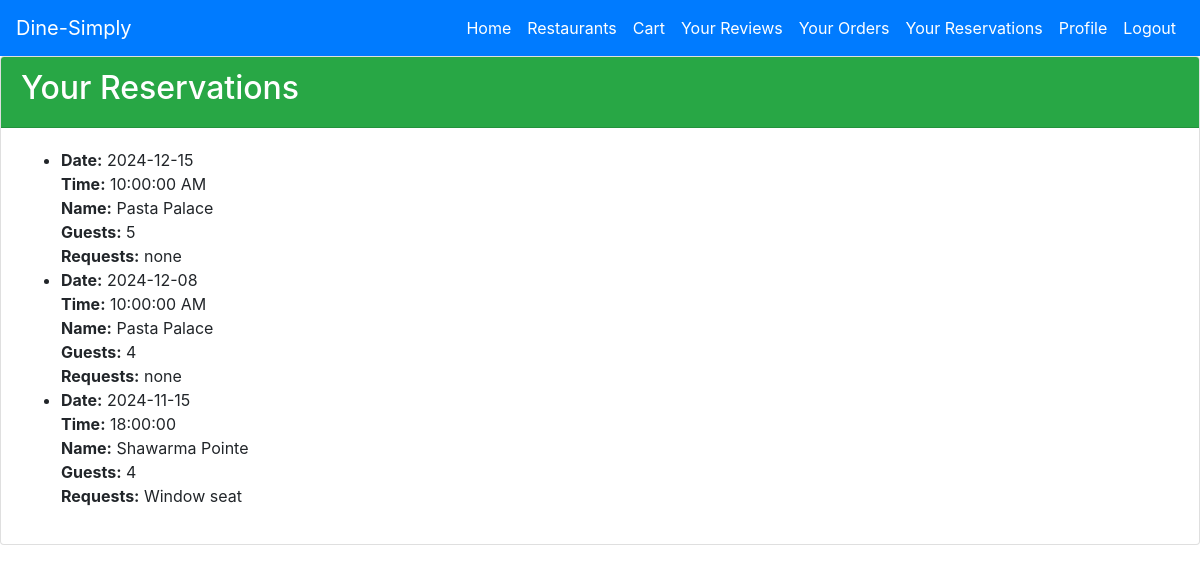
The page /reservations_all (signed in) on the database as committed earlier.
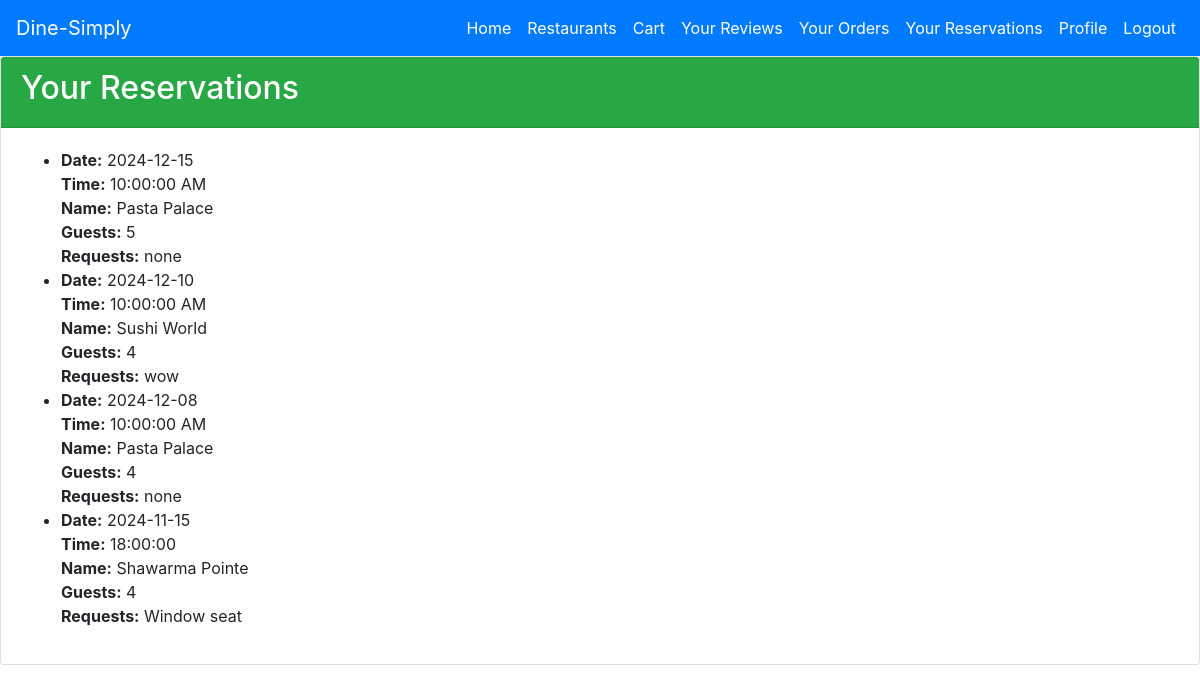
The same page on the database as committed later.
### tables this page shows
CREATE TABLE Reservation (
    ReservationID INTEGER PRIMARY KEY AUTOINCREMENT,
    UserID INT,
    RestaurantID INT,
    ReservationDate DATE,
    ReservationTime TIME,
    ReservationEndTime TIME,
    NumberOfGuests INT,
    SpecialRequests VARCHAR(255),
    FOREIGN KEY (UserID) REFERENCES User(UserID),
    FOREIGN KEY (RestaurantID) REFERENCES Restaurant(RestaurantID)
);

CREATE TABLE "Restaurant" (
    RestaurantID INTEGER PRIMARY KEY AUTOINCREMENT,
    Name VARCHAR(100) NOT NULL,
    Address VARCHAR(255),
    City VARCHAR(100),
    State VARCHAR(50),
    ZipCode VARCHAR(10),
    Website VARCHAR(255),
    Rating DOUBLE,
    CuisineType VARCHAR(50),
    Longitude DOUBLE,
    Latitude DOUBLE,
    NumberOfTables INT,
    MaxPeoplePerTable INT
);

### app.py (the view)
@app.route('/reservations_all')
@login_required
def reservations_all():
    conn = get_db_connection()
    reservations = conn.execute('''
        SELECT Reservation.*, Restaurant.Name as RestaurantName
        FROM Reservation
        JOIN Restaurant ON Reservation.RestaurantID = Restaurant.RestaurantID
        WHERE UserID = ?
        ORDER BY ReservationDate DESC, ReservationTime DESC
    ''', (current_user.id,)).fetchall()
    conn.close()
    return render_template('reservations_overall.html', reservations=reservations)

### app.py (called while the page is built)
def get_db_connection():
    conn = sqlite3.connect(db_path)
    conn.row_factory = sqlite3.Row
    return conn

@login_manager.user_loader
def load_user(user_id):
    return User.get(user_id)

def format_time(value):
    try:
        dt = datetime.strptime(value, '%H:%M')
        return dt.strftime('%I:%M:%S %p')
    except ValueError:
        return value  # Return the original value if parsing fails

    @staticmethod
    def get(user_id):
        conn = get_db_connection()
        user = conn.execute('SELECT * FROM User WHERE UserID = ?', (user_id,)).fetchone()
        conn.close()
        if user:
            return User(*user)
        return None

### templates/reservations_overall.html (shortened to what this page needs)
<!DOCTYPE html>
<html lang="en">
<head>
    <link rel="stylesheet" href="https://stackpath.bootstrapcdn.com/bootstrap/4.5.0/css/bootstrap.min.css">
</head>
<body>
    {% include 'navbar_customer.html' %}
    <div class="card">
        <div class="card-header bg-success text-white">
            <h2>Your Reservations</h2>
        </div>
        <div class="card-body">
            <ul>
                {% for res in reservations %}
                <li>
                    <strong>Date:</strong> {{ res['ReservationDate'] }}<br>
                    <strong>Time:</strong> {{ res['ReservationTime']|format_time }}<br>
                    <strong>Name:</strong> {{ res['RestaurantName'] }}<br>
                    <strong>Guests:</strong> {{ res['NumberOfGuests'] }}<br>
                    <strong>Requests:</strong> {{ res['SpecialRequests'] or 'None' }}
                </li>
                {% else %}
                <li>No reservations found.</li>
                {% endfor %}
            </ul>
        </div>
    </div>
</body>
</html>

Rows that differ between the two databases and show on the page:
added Reservation: ReservationDate "2024-12-10", ReservationTime "10:00:00 AM", RestaurantName "Sushi World", NumberOfGuests "4", SpecialRequests "wow"
